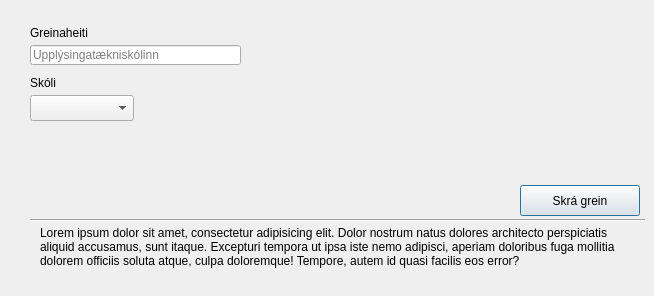
      <widget class="QWidget" name="divisionsTabCreate">
       <attribute name="title">
        <string>Grein</string>
       </attribute>
       <widget class="Line" name="line_2">
        <property name="geometry">
         <rect>
          <x>30</x>
          <y>210</y>
          <width>615</width>
          <height>20</height>
         </rect>
        </property>
        <property name="orientation">
         <enum>Qt::Horizontal</enum>
        </property>
       </widget>
       <widget class="QPushButton" name="pushButton_2">
        <property name="geometry">
         <rect>
          <x>520</x>
          <y>185</y>
          <width>120</width>
          <height>31</height>
         </rect>
        </property>
        <property name="sizePolicy">
         <sizepolicy hsizetype="Minimum" vsizetype="Fixed">
          <horstretch>0</horstretch>
          <verstretch>0</verstretch>
         </sizepolicy>
        </property>
        <property name="layoutDirection">
         <enum>Qt::LeftToRight</enum>
        </property>
        <property name="autoFillBackground">
         <bool>false</bool>
        </property>
        <property name="text">
         <string>Skrá grein</string>
        </property>
        <property name="autoDefault">
         <bool>false</bool>
        </property>
        <property name="default">
         <bool>true</bool>
        </property>
        <property name="flat">
         <bool>false</bool>
        </property>
       </widget>
       <widget class="QLabel" name="label_5">
        <property name="geometry">
         <rect>
          <x>40</x>
          <y>226</y>
          <width>591</width>
          <height>61</height>
         </rect>
        </property>
        <property name="text">
         <string>Lorem ipsum dolor sit amet, consectetur adipisicing elit. Dolor nostrum natus dolores architecto perspiciatis aliquid accusamus, sunt itaque. Excepturi tempora ut ipsa iste nemo adipisci, aperiam doloribus fuga mollitia dolorem officiis soluta atque, culpa doloremque! Tempore, autem id quasi facilis eos error?</string>
        </property>
        <property name="textFormat">
         <enum>Qt::AutoText</enum>
        </property>
        <property name="scaledContents">
         <bool>false</bool>
        </property>
        <property name="alignment">
         <set>Qt::AlignLeading|Qt::AlignLeft|Qt::AlignTop</set>
        </property>
        <property name="wordWrap">
         <bool>true</bool>
        </property>
       </widget>
       <widget class="QLabel" name="label_12">
        <property name="geometry">
         <rect>
          <x>30</x>
          <y>20</y>
          <width>101</width>
          <height>20</height>
         </rect>
        </property>
        <property name="layoutDirection">
         <enum>Qt::LeftToRight</enum>
        </property>
        <property name="text">
         <string>Greinaheiti</string>
        </property>
        <property name="alignment">
         <set>Qt::AlignBottom|Qt::AlignLeading|Qt::AlignLeft</set>
        </property>
       </widget>
       <widget class="QLineEdit" name="lineEditCourseAddCourseName_2">
        <property name="geometry">
         <rect>
          <x>30</x>
          <y>45</y>
          <width>211</width>
          <height>20</height>
         </rect>
        </property>
        <property name="focusPolicy">
         <enum>Qt::StrongFocus</enum>
        </property>
        <property name="maxLength">
         <number>75</number>
        </property>
        <property name="placeholderText">
         <string>Upplýsingatækniskólinn</string>
        </property>
       </widget>
       <widget class="QLabel" name="label_13">
        <property name="geometry">
         <rect>
          <x>30</x>
          <y>70</y>
          <width>101</width>
          <height>20</height>
         </rect>
        </property>
        <property name="text">
         <string>Skóli</string>
        </property>
        <property name="alignment">
         <set>Qt::AlignBottom|Qt::AlignLeading|Qt::AlignLeft</set>
        </property>
       </widget>
       <widget class="QComboBox" name="comboBox">
        <property name="geometry">
         <rect>
          <x>30</x>
          <y>95</y>
          <width>104</width>
          <height>26</height>
         </rect>
        </property>
       </widget>
      </widget>
